Frame 1 (no input): blank canvas, image omitted
Frame 60 (the mouse pressed at the canvas centre just before this capture): blank canvas, image omitted
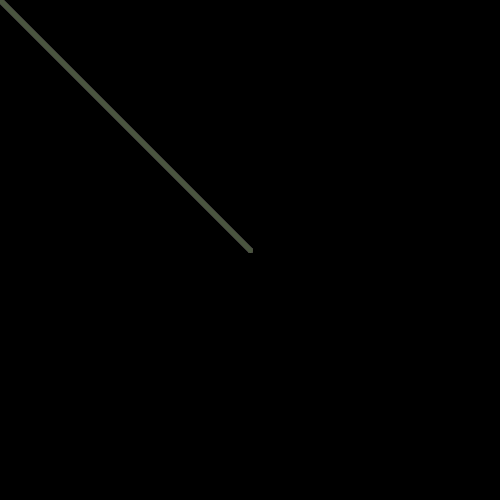
Frame 120 (the mouse held since frame 60 and released just before this capture)

The Processing sketch whose frames 1 and 60 were blank and that drew this single picture after the mouse press (run headless with seeded random() and noise(); from frame 60 on, the mouse is pressed at the canvas centre):

// Processing sketch: processing_164452
// ── processing_164452.pde

int dragX, dragY, moveX, moveY;
void setup() {
size(500, 500);
background(0);
}
void draw() {
//background(0);
//fill(150,135,240,30);
stroke(50,50);
//noStroke();
line(dragX, dragY, pmouseX, pmouseY);
stroke(210,245,135,10);
strokeWeight(5);
line(moveX, moveY, pmouseX, pmouseY);
}
void mouseMoved() {
moveX = mouseX;
moveY = mouseY;
}
void mouseDragged() {
dragX = mouseX;
dragY = mouseY;
}
